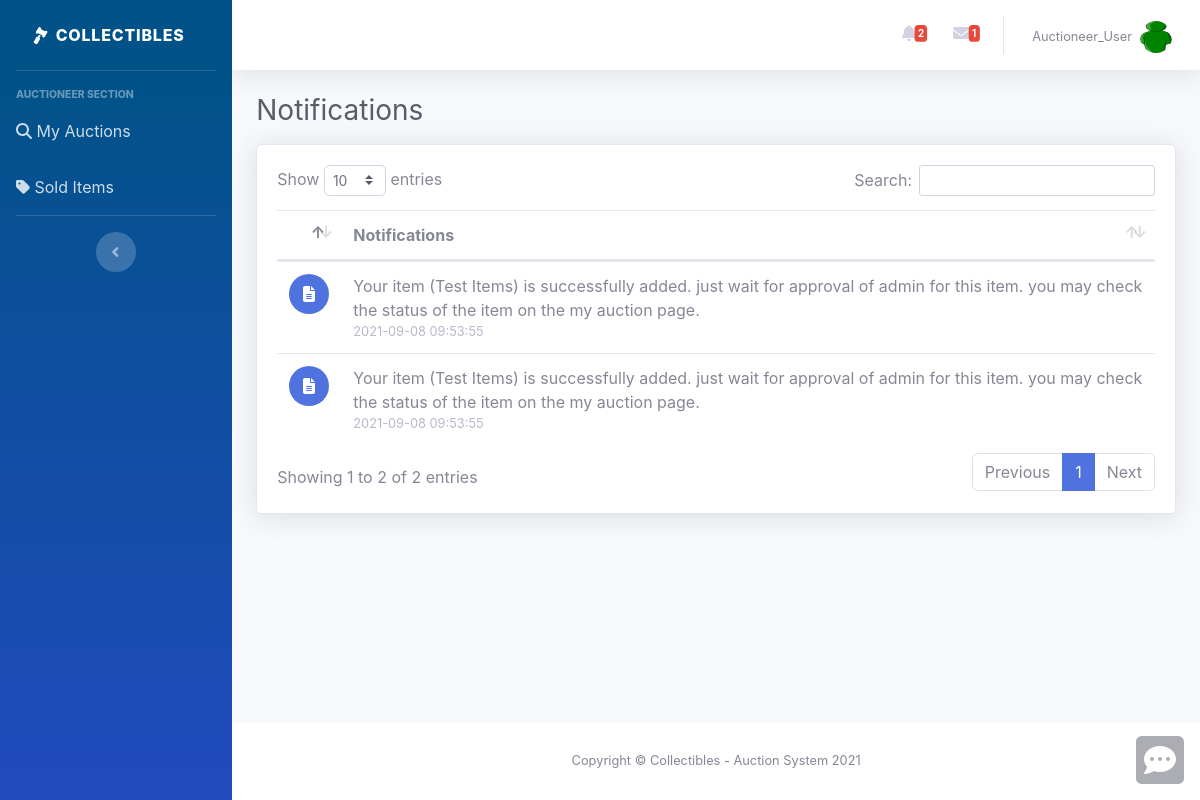
Screenshot of /notifications.php (signed in) with the database file from the repository.
### tables this page shows
CREATE TABLE `notifications` (
  `id` int(11) NOT NULL,
  `user_id` int(11) NOT NULL,
  `item_id` int(11) NOT NULL,
  `type` tinyint(4) DEFAULT NULL,
  `notification` varchar(2000) DEFAULT NULL,
  `status` tinyint(4) DEFAULT NULL,
  `date_posted` datetime DEFAULT current_timestamp()
);

### notifications.php (the view, shortened to what this page needs)
<?php
    require_once "config.php";
    $current_user = trim($_SESSION["id"]);
    $sql = "SELECT * FROM notifications WHERE user_id = $current_user ORDER BY date_posted desc";
    $query = mysqli_query($link, $sql);
?>
<!DOCTYPE html>
<html lang="en">
<?php include 'header.php'; ?>
<body id="page-top">
    <div id="wrapper">
        <?php include 'sidebar.php'; ?>
        <div id="content-wrapper" class="d-flex flex-column">
            <div id="content">
                <?php include 'navbar.php'; ?>
                <div class="container-fluid">
                    <h1 class="h3 mb-2 text-gray-800 mb-3">
                        Notifications
                    </h1>
                    <div class="card shadow mb-4">
                        <div class="card-body">
                            <div class="table-responsive">
                                <table class="table" id="dataTable" width="100%" cellspacing="0">
                                    <thead>
                                        <tr>
                                            <th col="1"></th>
                                            <th col="11">Notifications</th>
                                        </tr>
                                    </thead>
                                    <tbody>
                                        <?php if (array_filter($filteredNotifications) != []) {
                                            foreach ($filteredNotifications as $notification) {
                                        ?>
                                                <tr>
                                                    <td>
                                                        <?php switch ($notification['type']) {
                                                            case 1:
                                                                echo '<div class="icon-circle bg-primary">
                                                                    <i class="fas fa-file-alt text-white"></i>
                                                                </div>';
                                                                break;
                                                        } ?>
                                                    </td>
                                                    <td>
                                                        <div>
                                                            <?php echo $notification['notification']; ?>
                                                            <div class="small text-gray-500">
                                                                <?php echo $notification['date_posted']; ?>
                                                            </div>
                                                        </div>
                                                    </td>
                                                </tr>
                                        <?php }
                                        }
                                        ?>
                                    </tbody>
                                </table>
                            </div>
                        </div>
                    </div>
                </div>
            </div>
            <?php include 'footer.php'; ?>
        </div>
    </div>
    <?php include 'background.php';  ?>
</body>
</html>

### rows the page displays
notifications: type 1 (drawn), notification "Your item (Test Items) is successfully added. just wait for approval of admin for this item. you may check the status of the item on the my auction page.", date_posted "2021-09-08 09:53:55"
notifications: type 1 (drawn), notification "Your item (Test Items) is successfully added. just wait for approval of admin for this item. you may check the status of the item on the my auction page.", date_posted "2021-09-08 09:53:55"

### other values shown
count($filteredNotifications) "2"
count($thread_count->fetch_all()) "1"
$_SESSION["username"] "Auctioneer_User"
